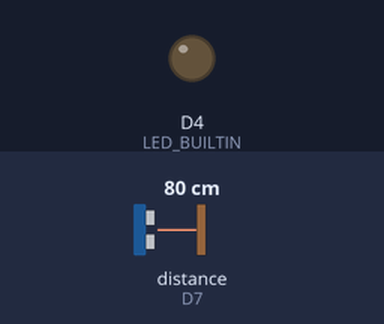
A sketch run on a simulated ESP8266 (NodeMCU). Shown: output pins drawn as LEDs (lit = HIGH, except the on-board LED, lit = LOW). Dashed ring = blinking. Inputs (shaded band) come from the test bench; at power-on: distance to the obstacle (sensor on D7) 80 cm. The echo pulse lasts 58.3 µs per cm.

Above: at 1.3 s.
1.4 s: distance to the obstacle (sensor on D7) set to 12 cm
2.9 s: distance to the obstacle (sensor on D7) set to 9 cm
At 5.8 s:
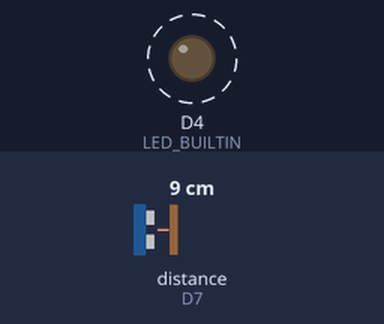
5.9 s: distance to the obstacle (sensor on D7) set to 18 cm
At 6.7 s:
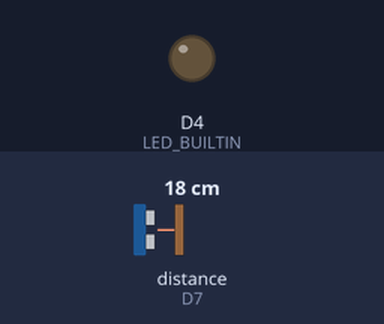
7.4 s: distance to the obstacle (sensor on D7) set to 2 cm
At 7.67 s:
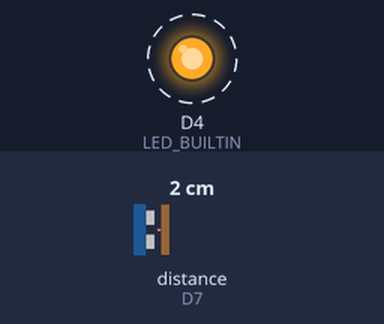
Timing chart, 0 to 11.4 s (numbered marks = the images above; inputs shaded):
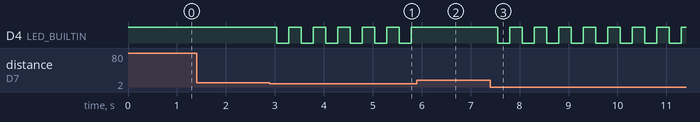

Measured:
- the behaviour switches between 11 and 10 cm on distance to the obstacle (sensor on D7) (found by bisection; images 0 and 1)
- after the input at 1.4 s, every drawn part: stays the same
- after the input at 2.9 s, D4 (LED_BUILTIN): alternates HIGH for 0.25 s and LOW for 0.25 s, starting after 0.14 s
- after the input at 5.9 s, D4 (LED_BUILTIN): stops changing and stays HIGH
- after the input at 7.4 s, D4 (LED_BUILTIN): alternates HIGH for 0.25 s and LOW for 0.25 s, starting after 0.15 s

The sketch:

DistsnceMeasure.ino
```cpp
#include <afstandssensor.h>
AfstandsSensor afstandssensor(D6, D7);// Trig D7; Echo D6

float CM = 0;

void setup () {
  Serial.begin(9600);
  pinMode(LED_BUILTIN, OUTPUT);
}

void loop () {
digitalWrite(LED_BUILTIN, HIGH);
    delay(250);
    while(afstandssensor.afstandCM() <= 10){
    digitalWrite(LED_BUILTIN, LOW);
    delay(250);
    digitalWrite(LED_BUILTIN, HIGH);
    delay(250);
    }
}
```
